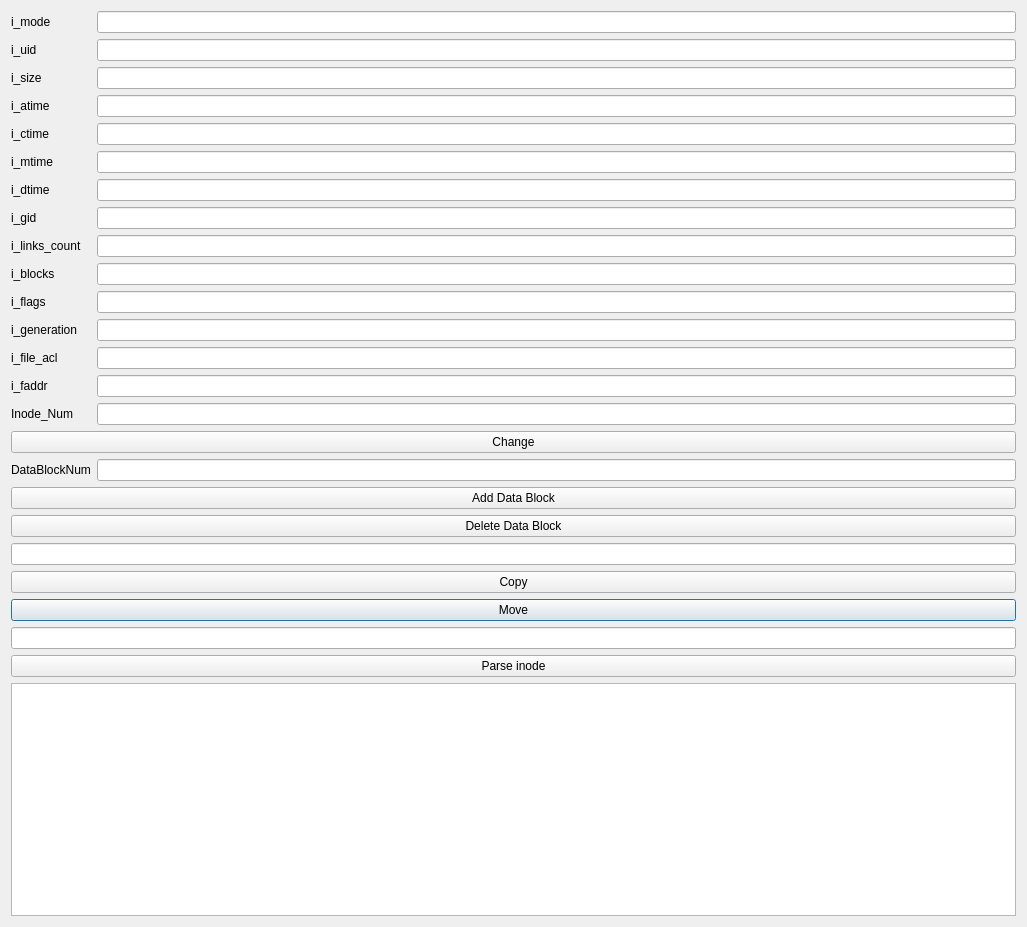
<?xml version="1.0" encoding="UTF-8"?>
<ui version="4.0">
 <class>InodeTableOneInode</class>
 <widget class="QDialog" name="InodeTableOneInode">
  <property name="geometry">
   <rect>
    <x>0</x>
    <y>0</y>
    <width>1027</width>
    <height>927</height>
   </rect>
  </property>
  <property name="windowTitle">
   <string>Dialog</string>
  </property>
  <layout class="QGridLayout" name="gridLayout_2">
   <item row="6" column="0">
    <widget class="QPushButton" name="MoveInode">
     <property name="text">
      <string>Move</string>
     </property>
    </widget>
   </item>
   <item row="3" column="0">
    <widget class="QPushButton" name="SubmitDataDelete">
     <property name="text">
      <string>Delete Data Block</string>
     </property>
    </widget>
   </item>
   <item row="1" column="0">
    <layout class="QGridLayout" name="gridLayout">
     <item row="0" column="0">
      <widget class="QLabel" name="label_2">
       <property name="text">
        <string>i_mode</string>
       </property>
      </widget>
     </item>
     <item row="1" column="1">
      <widget class="QLineEdit" name="i_uid"/>
     </item>
     <item row="7" column="0">
      <widget class="QLabel" name="label_5">
       <property name="text">
        <string>i_gid</string>
       </property>
      </widget>
     </item>
     <item row="13" column="0">
      <widget class="QLabel" name="label_17">
       <property name="text">
        <string>i_faddr</string>
       </property>
      </widget>
     </item>
     <item row="9" column="1">
      <widget class="QLineEdit" name="i_blocks"/>
     </item>
     <item row="14" column="1">
      <widget class="QLineEdit" name="Inode_Num"/>
     </item>
     <item row="9" column="0">
      <widget class="QLabel" name="label_6">
       <property name="text">
        <string>i_blocks</string>
       </property>
      </widget>
     </item>
     <item row="8" column="0">
      <widget class="QLabel" name="label_10">
       <property name="text">
        <string>i_links_count</string>
       </property>
      </widget>
     </item>
     <item row="6" column="0">
      <widget class="QLabel" name="label_9">
       <property name="text">
        <string>i_dtime</string>
       </property>
      </widget>
     </item>
     <item row="3" column="1">
      <widget class="QLineEdit" name="i_atime"/>
     </item>
     <item row="11" column="1">
      <widget class="QLineEdit" name="i_generation"/>
     </item>
     <item row="1" column="0">
      <widget class="QLabel" name="label">
       <property name="text">
        <string>i_uid</string>
       </property>
      </widget>
     </item>
     <item row="14" column="0">
      <widget class="QLabel" name="label_18">
       <property name="text">
        <string>Inode_Num</string>
       </property>
      </widget>
     </item>
     <item row="16" column="1">
      <widget class="QLineEdit" name="data_block_num"/>
     </item>
     <item row="16" column="0">
      <widget class="QLabel" name="label_19">
       <property name="text">
        <string>DataBlockNum</string>
       </property>
      </widget>
     </item>
     <item row="11" column="0">
      <widget class="QLabel" name="label_14">
       <property name="text">
        <string>i_generation</string>
       </property>
      </widget>
     </item>
     <item row="5" column="1">
      <widget class="QLineEdit" name="i_mtime"/>
     </item>
     <item row="4" column="1">
      <widget class="QLineEdit" name="i_ctime"/>
     </item>
     <item row="6" column="1">
      <widget class="QLineEdit" name="i_dtime"/>
     </item>
     <item row="0" column="1">
      <widget class="QLineEdit" name="i_mode"/>
     </item>
     <item row="5" column="0">
      <widget class="QLabel" name="label_7">
       <property name="text">
        <string>i_mtime</string>
       </property>
      </widget>
     </item>
     <item row="3" column="0">
      <widget class="QLabel" name="label_4">
       <property name="text">
        <string>i_atime</string>
       </property>
      </widget>
     </item>
     <item row="10" column="0">
      <widget class="QLabel" name="label_11">
       <property name="text">
        <string>i_flags</string>
       </property>
      </widget>
     </item>
     <item row="4" column="0">
      <widget class="QLabel" name="label_8">
       <property name="text">
        <string>i_ctime</string>
       </property>
      </widget>
     </item>
     <item row="13" column="1">
      <widget class="QLineEdit" name="i_faddr"/>
     </item>
     <item row="10" column="1">
      <widget class="QLineEdit" name="i_flags"/>
     </item>
     <item row="2" column="1">
      <widget class="QLineEdit" name="i_size"/>
     </item>
     <item row="2" column="0">
      <widget class="QLabel" name="label_3">
       <property name="text">
        <string>i_size</string>
       </property>
      </widget>
     </item>
     <item row="12" column="1">
      <widget class="QLineEdit" name="i_file_acl"/>
     </item>
     <item row="12" column="0">
      <widget class="QLabel" name="label_15">
       <property name="text">
        <string>i_file_acl</string>
       </property>
      </widget>
     </item>
     <item row="8" column="1">
      <widget class="QLineEdit" name="i_links_count"/>
     </item>
     <item row="7" column="1">
      <widget class="QLineEdit" name="i_gid"/>
     </item>
     <item row="15" column="0" colspan="2">
      <widget class="QPushButton" name="SubmitChange">
       <property name="text">
        <string>Change</string>
       </property>
      </widget>
     </item>
    </layout>
   </item>
   <item row="10" column="0">
    <widget class="QTextBrowser" name="inode_content"/>
   </item>
   <item row="2" column="0">
    <widget class="QPushButton" name="SubmitDataBlock">
     <property name="text">
      <string>Add Data Block</string>
     </property>
    </widget>
   </item>
   <item row="5" column="0">
    <widget class="QPushButton" name="CopyInode">
     <property name="text">
      <string>Copy</string>
     </property>
    </widget>
   </item>
   <item row="4" column="0">
    <widget class="QLineEdit" name="copy_move"/>
   </item>
   <item row="7" column="0">
    <widget class="QLineEdit" name="lineEdit_2"/>
   </item>
   <item row="8" column="0">
    <widget class="QPushButton" name="pushButton">
     <property name="text">
      <string>Parse inode</string>
     </property>
    </widget>
   </item>
  </layout>
 </widget>
 <resources/>
 <connections/>
</ui>
